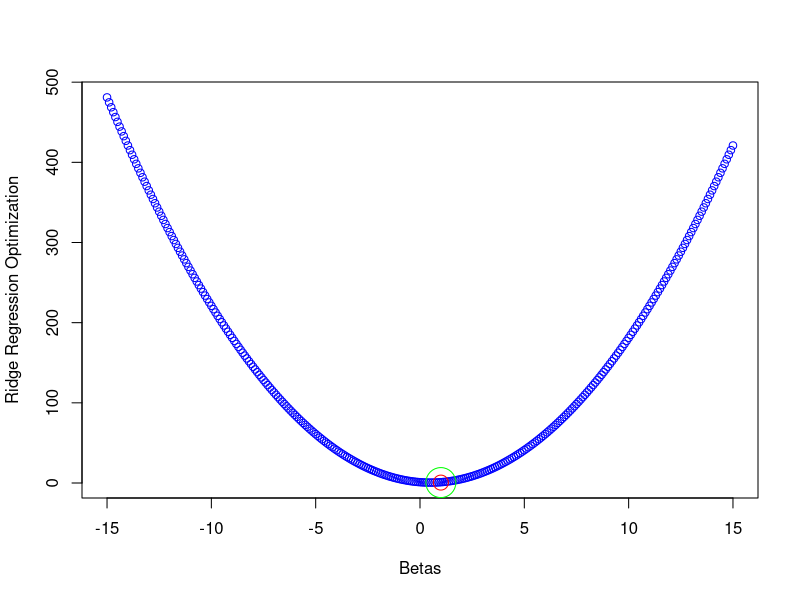

Here is the R script that generated this plot:
## ---- chunk 1
ridge <- function(y, lambda, beta) {
    return((y - beta)^2 + lambda*beta^2)
}

y = 1
lambda = 1
betas <- seq(-15, 15, 0.1)

f.x <- ridge(y, lambda, betas)

function_estimate <- f.x[which.min(f.x)]
equation_estimate <- y/(lambda + 1) 

plot(x = betas,
     y = f.x,
     col = "blue",
     xlab = 'Betas',
     ylab = "Ridge Regression Optimization")
points(function_estimate, col = 'red', cex = 2)
points(equation_estimate, col = 'green', cex = 4)

function_estimate == equation_estimate
